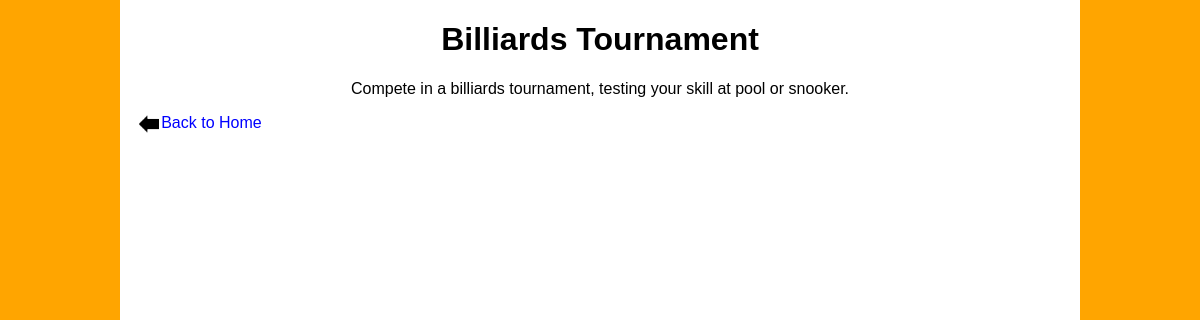
Screenshot of /activitypage/Billiards Tournament with the database file from the repository.
### tables this page shows
CREATE TABLE activity(
activity_id integer primary key autoincrement,
name text not null,
description text not null,
link text);

### main.py (the view)
@app.route('/activitypage/<activity>')
def activitypage(activity):
    cursor.execute("SELECT activity.name, activity.description FROM activity WHERE activity.name = ?", (activity,))
    activity = cursor.fetchone()
    if activity:
        activity_details = {
            'name': activity['name'],
            'description': activity['description']
        }
        return render_template('activitypage.html', activity=activity_details)
    else:
        return "Activity not found", 404

### templates/activitypage.html (shortened to what this page needs)
<!DOCTYPE html>
<html>
  <head>
    <link rel="stylesheet" href="{{ url_for('static', filename='page.css') }}">
  </head>
  <body>
    <h1>{{ activity.name }}</h1>
    <p>{{ activity.description }}</p>
    <img src="{{ url_for('static', filename='arrow_left.png') }}" alt="" id="arrow"><a href="{{ url_for('home') }}" id="return">Back to Home</a>
  </body>
</html>

### static/page.css (style rules this page uses)
body { font-family: sans-serif; min-height: 100vh; background: linear-gradient(to right, orange 10%, white 10%, white 90%, orange 90%); background-size: 100% 100%; margin-left: 10%; margin-right: 10%; }
h1 { text-align: center; }
p { margin-left: 5%; margin-right: 5%; text-align: center; }
a:link, a:visited { color: blue; text-decoration: None; }
#return { margin-left: 2px; margin-bottom: 4px; }
#arrow { width:20px; height:20px; float: left; margin-left: 2% }

### rows the page displays
activity: name "Billiards Tournament", description "Compete in a billiards tournament, testing your skill at pool or snooker."
